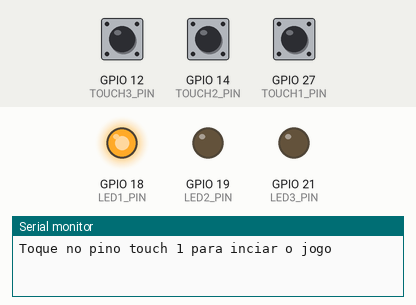
Simulated run of this sketch. Board: ESP32. On the bench: output pins drawn as LEDs (lit = HIGH), the last lines printed to the serial monitor. Dashed ring = blinking. The test bench sets the inputs (shaded band); at power-on: GPIO 27 (TOUCH1_PIN) HIGH, GPIO 12 (TOUCH3_PIN) HIGH, GPIO 14 (TOUCH2_PIN) HIGH.

Above: at 2.2 s.
2.3 s: GPIO 27 (TOUCH1_PIN) pulled LOW for 0.15 s
At 4.1 s:
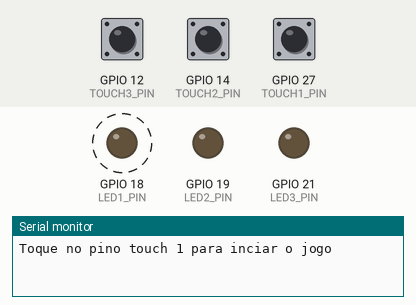
5.4 s: GPIO 12 (TOUCH3_PIN) pulled LOW for 3.2 s
At 9.6 s:
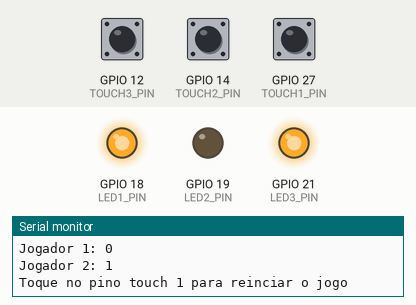
10.1 s: GPIO 27 (TOUCH1_PIN) pulled LOW for 1 s
At 12.4 s:
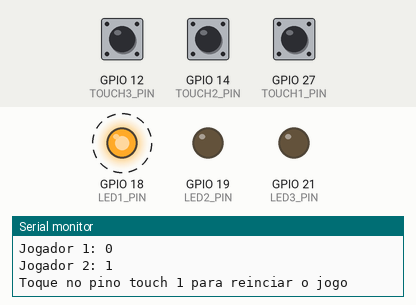
14.1 s: GPIO 14 (TOUCH2_PIN) pulled LOW for 3.2 s
At 16.7 s:
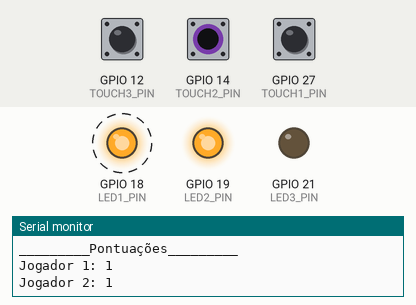
18.8 s: GPIO 27 (TOUCH1_PIN) pulled LOW for 3.2 s
At 25.6 s:
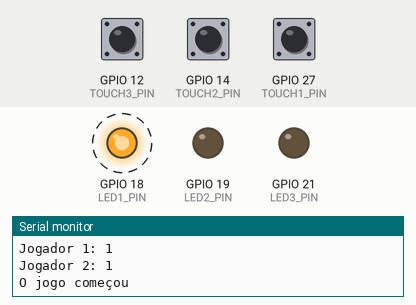
Timing chart, 0 to 26.0 s (numbered marks = the images above; inputs shaded):
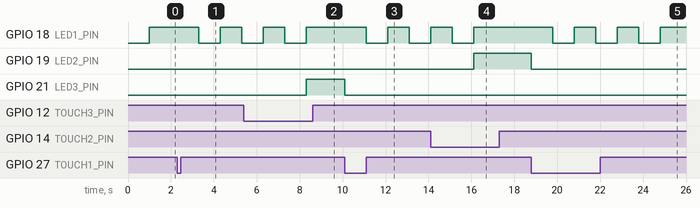

Measured:
- after the input at 2.3 s, GPIO 18 (LED1_PIN): HIGH → LOW after 1.0 s, → HIGH 1.0 s later, → LOW 1.0 s later
- after the input at 5.4 s, GPIO 21 (LED3_PIN): LOW → HIGH after 2.9 s
- after the input at 10.1 s, GPIO 18 (LED1_PIN): HIGH → LOW after 1.0 s, → HIGH 1.0 s later, → LOW 1.0 s later; GPIO 21 (LED3_PIN): HIGH → LOW at once
- after the input at 14.1 s, GPIO 19 (LED2_PIN): LOW → HIGH after 2.0 s
- after the input at 18.8 s, GPIO 18 (LED1_PIN): alternates HIGH for 1.0 s and LOW for 1.0 s, starting after 1.0 s; GPIO 19 (LED2_PIN): HIGH → LOW at once

The sketch:

02jogo_touch_pin.ino
```cpp
#define TOUCH1_PIN 27
#define TOUCH2_PIN 14
#define TOUCH3_PIN 12
#define LED1_PIN 18
#define LED2_PIN 19
#define LED3_PIN 21

#define BLINK_LED1_INTERVAL 1000

int player1_score = 0;
int player2_score = 0;

// Valores dos touchs
int touch1 = 100;
int touch2 = 100;
int touch3 = 100;

int current_millis = 0; // Variável para armazenar o milisegundo atual

bool started_game = false;

void setup() {
  Serial.begin(115200);
  pinMode(LED1_PIN, OUTPUT);
  pinMode(LED2_PIN, OUTPUT);
  pinMode(LED3_PIN, OUTPUT);
  delay(1000);

  digitalWrite(LED1_PIN, HIGH);
  Serial.println("Toque no pino touch 1 para inciar o jogo");
}

void loop() {
  if(started_game) {
    touch2 = touchRead(TOUCH2_PIN);
    touch3 = touchRead(TOUCH3_PIN);

    boolean touch2IsPressed = touch2 < 30;
    boolean touch3IsPressed = touch3 < 30;

    if(touch2IsPressed && !touch3IsPressed) {
      Serial.println("O jogador 1 ganhou!");
      Serial.print("Tempo decorrido até o toque: ");
      Serial.print((double)(millis() - current_millis)/1000);
      Serial.println(" segundos.");

      started_game = false;
      player1_score++;

      digitalWrite(LED2_PIN,HIGH);
      Serial.println("Toque no pino touch 1 para reinciar o jogo");

      Serial.println("_________Pontuações_________");
      Serial.print("Jogador 1: ");
      Serial.println(player1_score);
      Serial.print("Jogador 2: ");
      Serial.println(player2_score);
      return;
    }

    if(!touch2IsPressed && touch3IsPressed){
      Serial.println("O jogador 2 ganhou!");
      Serial.print("Tempo decorrido até o toque: ");
      Serial.print((double)(millis() - current_millis)/1000);
      Serial.println(" segundos.");

      digitalWrite(LED3_PIN,HIGH);
      started_game = false;
      player2_score++;

      Serial.println("_________Pontuações_________");
      Serial.print("Jogador 1: ");
      Serial.println(player1_score);
      Serial.print("Jogador 2: ");
      Serial.println(player2_score);

      Serial.println("Toque no pino touch 1 para reinciar o jogo");
      return;
    }

    return;
  }

  touch1 = touchRead(TOUCH1_PIN);
  if(touch1 < 30){
    start_game();
    Serial.println("O jogo começou");
  }
}

void start_game(){
  digitalWrite(LED2_PIN,LOW);
  digitalWrite(LED3_PIN,LOW);
  for(int i = 0; i < 3; i++) {
    digitalWrite(LED1_PIN, HIGH);
    delay(BLINK_LED1_INTERVAL);
    digitalWrite(LED1_PIN, LOW);
    delay(BLINK_LED1_INTERVAL);
  }

  digitalWrite(LED1_PIN, HIGH);
  current_millis = millis();
  started_game = true;
}
```
